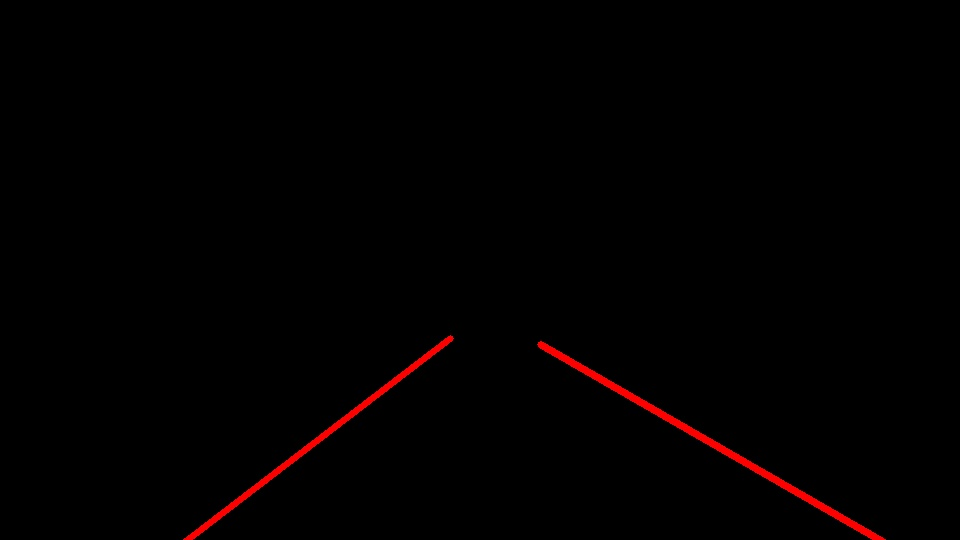
#> input picture LaneLines/examples/hough.jpg, 960 x 540 px
$ python -i guiutils.py   (imports and definitions only)
#> lines starting #> are read from the running program, lines starting #| are printed output that depends on the picture; after the words box and inside, x2 and y2 are one past the last pixel; in counts of white or black regions, pixels touching at a corner belong together
#> further down, picture is the input picture: shape (540, 960, 3); mean B, G, R 0.1, 0.1, 2.4
import cv2
import numpy as np


class EdgeFinder:
    def __init__(self, image, filter_size=13, threshold1=45, threshold2=75, verticesX1=450, verticesY1=220, verticesX2=510, verticesY2=220,
                 rho=2, theta=1, threshold=55, min_line_length=100, max_line_gap=50, num_of_pics=6):
        self.image = image
        self._filter_size = filter_size
        self._threshold1 = threshold1
        self._threshold2 = threshold2
        self._verticesX1 = verticesX1
        self._verticesY1 = verticesY1
        self._verticesX2 = verticesX2
        self._verticesY2 = verticesY2
        self._rho = rho
        self._theta = theta * np.pi / 180
        self._threshold = threshold
        self._min_line_length = min_line_length
        self._max_line_gap = max_line_gap
        self._num_of_pics = num_of_pics

        # [4 lines left out: function onchangeFilterSize, not called in this run]

        def onchangeThreshold1(pos):
            self._threshold1 = pos
            self._render()

        def onchangeThreshold2(pos):
            self._threshold2 = pos
            self._render()

        def onchangeVerticesY1(pos):
            self._verticesY1 = pos
            self._render()

        def onchangeVerticesX1(pos):
            self._verticesX1 = pos
            self._render()

        def onchangeVerticesY2(pos):
            self._verticesY2 = pos
            self._render()

        def onchangeVerticesX2(pos):
            self._verticesX2 = pos
            self._render()

        def onchangeRho(pos):
            self._rho = pos
            self._render()

        # [4 lines left out: function onchangeTheta, not called in this run]

        def onchangeThreshold(pos):
            self._threshold = pos
            self._render()

        def onchangeMinLineLength(pos):
            self._min_line_length = pos
            self._render()

        def onchangeMaxLineGap(pos):
            self._max_line_gap = pos
            self._render()

        cv2.namedWindow("Params")
        cv2.resizeWindow("Params", 300, 600)

        cv2.createTrackbar("filter_size", "Params", self._filter_size, 20, onchangeFilterSize)
        cv2.createTrackbar("threshold1", "Params", self._threshold1, 255, onchangeThreshold1)
        cv2.createTrackbar("threshold2", "Params", self._threshold2, 255, onchangeThreshold2)
        cv2.createTrackbar("verticesY1", "Params", self._verticesY1, 540, onchangeVerticesY1)
        cv2.createTrackbar("verticesX1", "Params", self._verticesX1, 980, onchangeVerticesX1)
        cv2.createTrackbar("verticesY2", "Params", self._verticesY2, 540, onchangeVerticesY2)
        cv2.createTrackbar("verticesX2", "Params", self._verticesX2, 980, onchangeVerticesX2)
        cv2.createTrackbar("rho", "Params", self._rho, 50, onchangeRho)
        cv2.createTrackbar("theta", "Params", int(self._theta / np.pi * 180), 50, onchangeTheta)
        cv2.createTrackbar("thresholdHough", "Params", self._threshold, 100, onchangeThreshold)
        cv2.createTrackbar("minLineLength", "Params", self._min_line_length, 500, onchangeMinLineLength)
        cv2.createTrackbar("maxLineGap", "Params", self._max_line_gap, 200, onchangeMaxLineGap)

        self._render()

        print("Adjust the parameters as desired.  Hit any key to close.")

        cv2.waitKey(0)

        cv2.destroyWindow("Params")
        cv2.destroyWindow("output")

    def filterSize(self):
        return self._filter_size

    def threshold1(self):
        return self._threshold1

    def threshold2(self):
        return self._threshold2

    def vertices(self):
        return np.array([[(self._verticesX1, self._verticesY1), (self._verticesX2, self._verticesY2)]])

    def rho(self):
        return self._rho

    def theta(self):
        return self._theta * 180 / np.pi

    def thresholdHough(self):
        return self._threshold

    def minLineLength(self):
        return self._min_line_length

    def maxLineGap(self):
        return self._max_line_gap

    def _render(self):
        # convert to grayscale
        self._gray_img = cv2.cvtColor(self.image, cv2.COLOR_BGR2GRAY)

        # get image shape and x/y shape
        imshape = self._gray_img.shape
#> imshape = (540, 960)
        yshape = 540
        xshape = 960

        # apply smoothing and Canny edge detection
        self._smoothed_img = cv2.GaussianBlur(self._gray_img, (self._filter_size, self._filter_size), sigmaX=0, sigmaY=0)
        self._edge_img = cv2.Canny(self._smoothed_img, self._threshold1, self._threshold2)
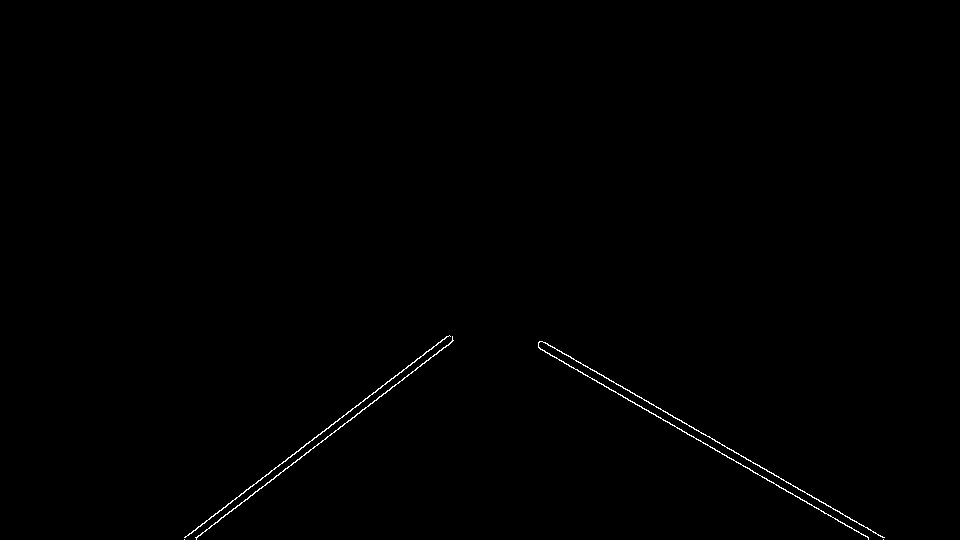
#> self._edge_img: shape (540, 960); 0.37% white in thin lines or dots, all inside (x1, y1, x2, y2) = (184, 335, 885, 540)

        # init mask and output to apply vertices
        mask = np.zeros_like(self._edge_img)
        ignore_mask_color = 255
        self._masked_img = np.zeros((imshape[0], imshape[1]), np.uint8)

        # Apply vertices to each of the concatenated image
        for i in range(0, self._num_of_pics):
            # calculate vertices for i-th image
            vertices = np.array([[((i % 3)*xshape, (int(i % 2)+1)*yshape-10),
                                  ((i % 3)*xshape+self._verticesX1, (int(i % 2))*yshape+self._verticesY1),
                                  ((i % 3)*xshape+self._verticesX2, (int(i % 2))*yshape+self._verticesY2),
                                  (((i % 3)+1)*xshape, (int(i % 2)+1)*yshape-10)]], dtype=np.int32)

            # apply mask and save in masked edges
            cv2.fillPoly(mask, vertices, ignore_mask_color)
            tmp = cv2.bitwise_and(self._edge_img, mask)
            self._masked_img = cv2.bitwise_or(self._masked_img, tmp)
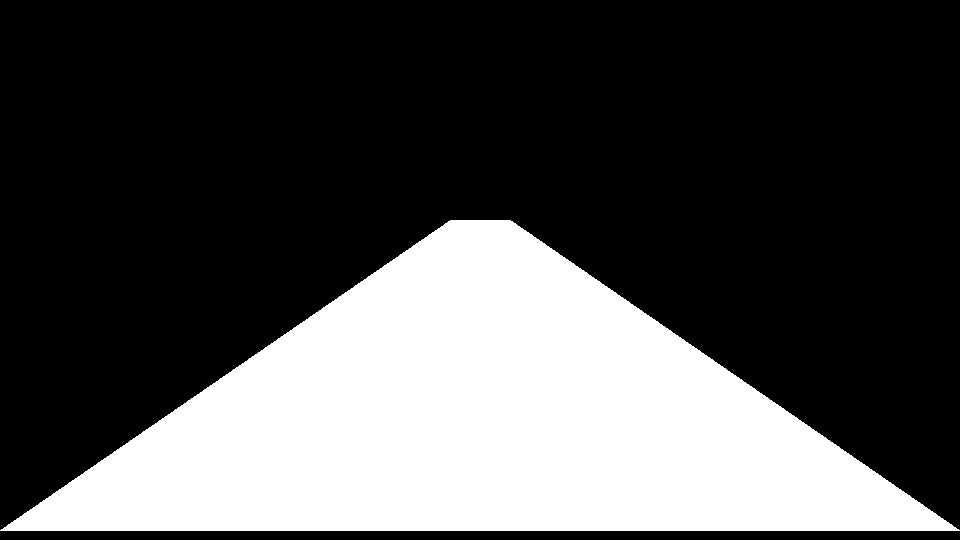
#> mask: shape (540, 960); 30.7% white; 1 white region, box (x1, y1, x2, y2) and area: (0, 220, 960, 531) 158905

        # Run Hough on edge detected image
        # Output "lines" is an array containing endpoints of detected line segments
        line_image = np.copy(self.image) * 0  # creating a blank to draw lines on
#> line_image: shape (540, 960, 3); every value is 0
        lines = cv2.HoughLinesP(self._masked_img, self._rho, self._theta, self._threshold, np.array([]),
                                self._min_line_length, self._max_line_gap)
#> lines = [[539, 348, 854, 530], [542, 341, 870, 530], [221, 517, 402, 380], [194, 530, 314, 437], [246, 489, 448, 336], [306, 452, 451, 342], [538, 347, 856, 530]]

        # Iterate over the output "lines" and draw lines on a blank image
        for line in lines:
            for x1, y1, x2, y2 in line:
                cv2.line(line_image, (x1, y1), (x2, y2), (255, 0, 0), 10)
#> this loop made 7 passes
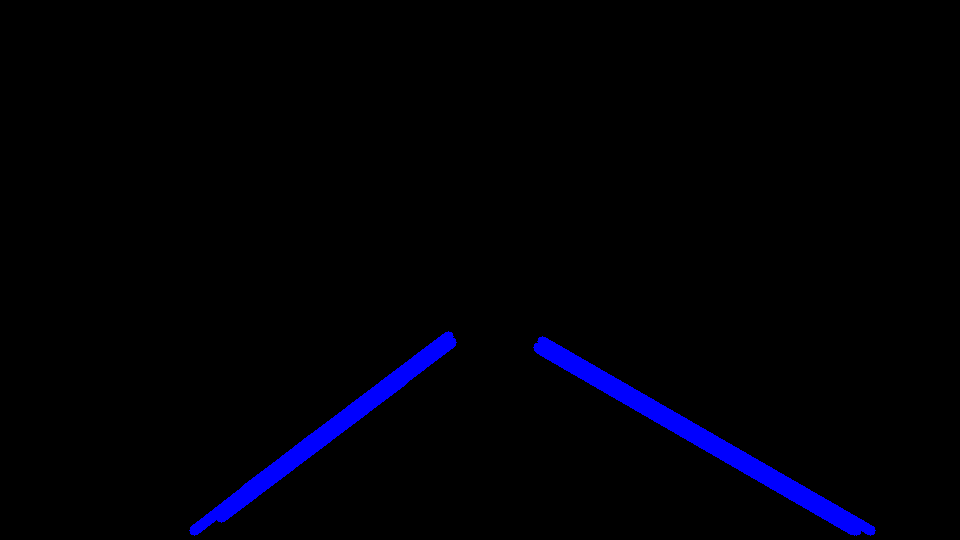
#> line_image: shape (540, 960, 3); mean B, G, R 6.3, 0, 0

        # Create a "color" binary image to combine with line image
        self._color_edges = np.dstack((self._masked_img, self._masked_img, self._masked_img))
#> self._color_edges: shape (540, 960, 3); 0.35% white in thin lines or dots, all inside (x1, y1, x2, y2) = (193, 335, 872, 531)
        # Draw the lines on the edge image
        self._lines_edges = cv2.addWeighted(self._color_edges, 0.8, line_image, 1, 0)

        # Resize to fit to screen
        imgOut = cv2.resize(self._lines_edges, (1920, 1080))  # Resize image
        cv2.imshow("output", imgOut)  # Show image

>>> import cv2
>>> picture = cv2.imread('../examples/hough.jpg')
>>> result = EdgeFinder(picture).filterSize()
#> result = 13
